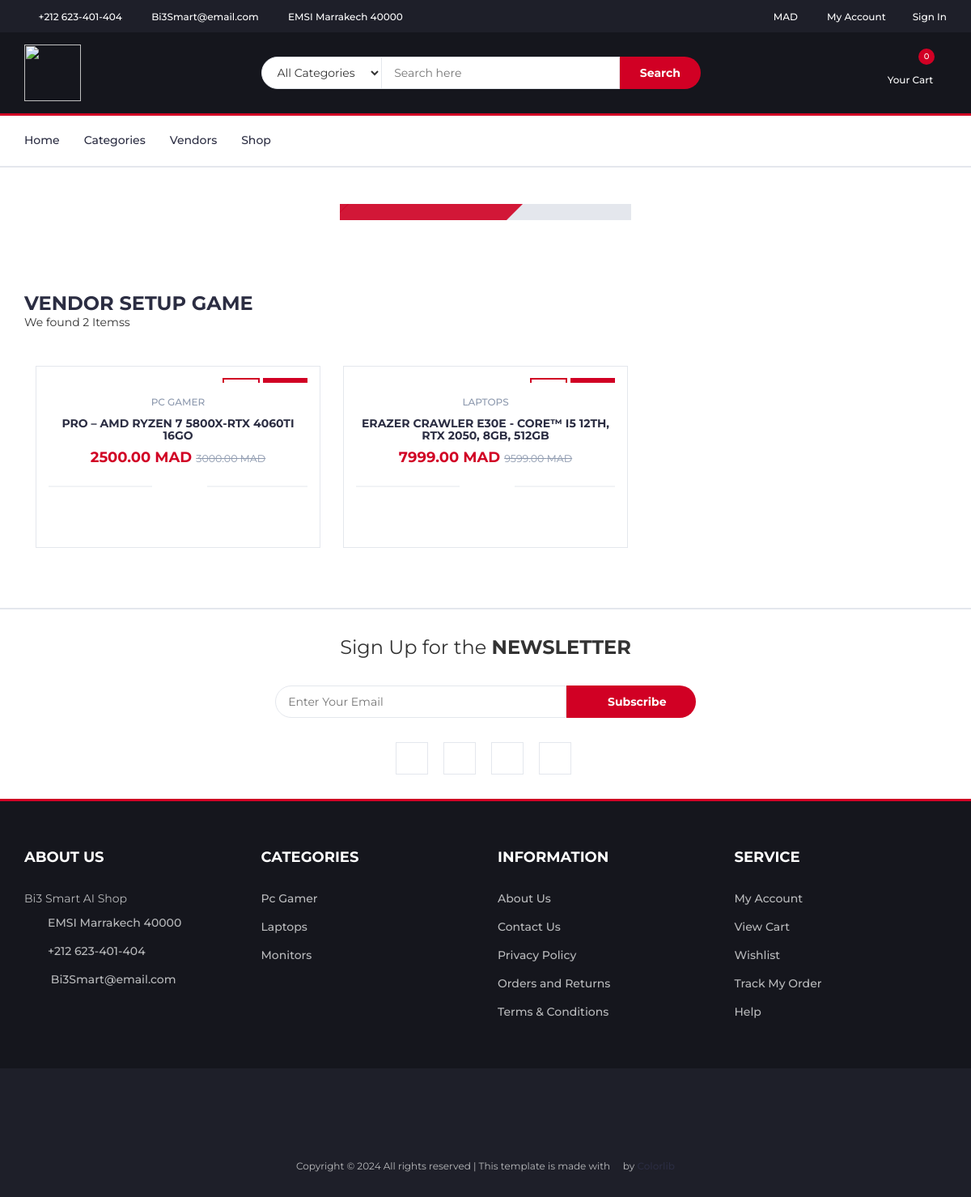
The page /vendor/venk7m1kga6c3/ on the database as committed earlier.
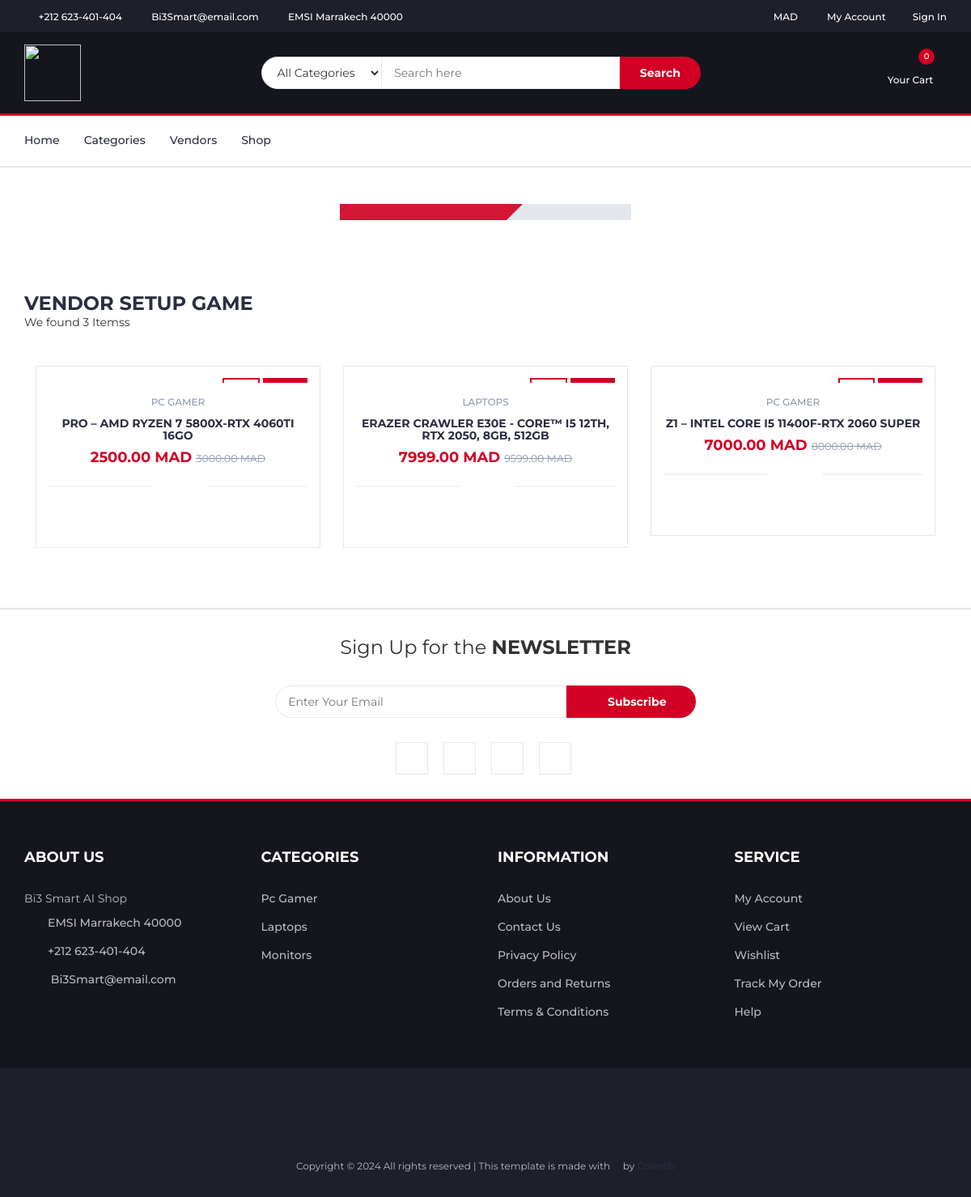
The same page on the database as committed later.
### core/models.py (models this page shows, shortened)
class Product(models.Model):
    p_id= ShortUUIDField(unique=True, length=10, max_length=20,alphabet="abcdefghijklmnop123456789")
    title = models.CharField(max_length=100, default="Title Product")
    image = models.ImageField(upload_to=user_directory_path , default="product.jpg")
    description = CKEditor5Field(null=True, blank=True , default="This is the product")
    price = models.DecimalField(max_digits=10,decimal_places=2,default="1.99")
    old_price = models.DecimalField(max_digits=10,decimal_places=2, default="2.99")
    specefications = CKEditor5Field(null=True, blank=True)
    type = models.CharField(max_length=100, default="Electronics",null=True, blank=True)
    stock_count = models.CharField(max_length=100, default="10",null=True, blank=True)
    tags = TaggableManager(blank=True)
    product_status = models.CharField(choices=STATUS, max_length=10, default="in_review")
    status = models.BooleanField(default=True)
    in_stock  = models.BooleanField(default=True)
    featured  = models.BooleanField(default=False)
    digital  = models.BooleanField(default=False)
    user = models.ForeignKey(User, on_delete=models.SET_NULL, null=True)
    category = models.ForeignKey(Category, on_delete=models.SET_NULL, null=True,related_name="category")
    vendor = models.ForeignKey(Vendor, on_delete=models.SET_NULL, null=True , related_name="vendor")
    sku = ShortUUIDField(unique=True, length=4, max_length=20,prefix="sku",alphabet="123456789")
    date = models.DateTimeField(auto_now_add=True)
    updated = models.DateTimeField(null=True , blank=True)
    class Meta:
        verbose_name_plural = "Products"
    def get_precentage(self):
        new_price = (( self.old_price - self.price) / self.old_price)*100
        return new_price

class Category(models.Model):
    C_id= ShortUUIDField(unique=True, length=10, max_length=20,prefix="cat",alphabet="abcdefghijklmnop123456789")
    title = models.CharField(max_length=100,default="Title Category")
    image = models.ImageField(upload_to="category", default="category.jpg")
    class Meta:
        verbose_name_plural = "Categories"

### core/views.py (the view)
# urls.py: path("vendor/<v_id>/" , vendor_detail_view , name="vendor-list"),
def vendor_detail_view(request,v_id):
    vendor = Vendor.objects.get(v_id=v_id)
    products = Product.objects.filter(vendor=vendor,product_status="published" )
    context = {
        "vendor":vendor,
        "products":products,
    }
    return render(request,"core/vendor-detail.html",context)

### core/context_processors.py (called while the page is built)
def default(request):
    categories = Category.objects.all()
    vendors = Vendor.objects.all()
    try:
        address = Address.objects.get(user=request.user)
    except:
        address =None
    return {
        'categories' : categories,
        'address':address,
        'vendors':vendors,
    }

### templates/core/vendor-detail.html (shortened to what this page needs)
{% extends 'partials/base.html'%}
{% load static %}
{% block content %}
    <div class="section">
        <div class="container">
            <div class="row">
                <div class="col-md-4 col-md-offset-4 col-xs-6">
                    <div class="shop">
                        <div class="shop-img">
                        </div>
                        <div class="shop-body">
                        </div>
                    </div>
                </div>
            </div>
        </div>
    </div>
  <div class="section">
    <div class="container">
      <div class="row">
        <div class="col-md-12">
          <div class="section-title">
            <h3 class="title">Vendor {{vendor.title}}</h3>
            <p class="product-price">
                We found {{products.count}} Items{{products.count|pluralize:"s"}}
            </p>
            </div>
          </div>
        </div>
        <div class="col-md-12">
          <div class="row">
            <div class="products-tabs">
              <div id="tab1" class="tab-pane active">
                <div class="products-slick" data-nav="#slick-nav-1">
                  {% for product in products %}
                    <div class="col-md-4 col-xs-6">
                        <div class="product">
                          <a href="{% url 'core:product_detail' product.p_id%}">
                          <div class="product-img">
                              <div class="product-label">
                              <span class="sale">{{product.get_precentage|floatformat:0}}%</span>
                              <span class="new">NEW</span>
                              </div>
                          </div>
                          <div class="product-body">
                              <p class="product-category">{{product.category.title}}</p>
                              <h3 class="product-name"><a href="{% url 'core:product_detail' product.p_id%}">{{product.title}}</a></h3>
                              <h4 class="product-price">{{product.price}} MAD <del class="product-old-price">{{product.old_price}} MAD</del></h4>
                              <div class="product-rating">
                              <i class="fa fa-star"></i>
                              <i class="fa fa-star"></i>
                              <i class="fa fa-star"></i>
                              <i class="fa fa-star"></i>
                              <i class="fa fa-star"></i>
                              </div>
                              <div class="product-btns">
                              <button class="add-to-wishlist"><i class="fa fa-heart-o"></i><span class="tooltipp">add to wishlist</span></button>
                              <button class="add-to-compare"><i class="fa fa-exchange"></i><span class="tooltipp">add to compare</span></button>
                              <button class="quick-view"><i class="fa fa-eye"></i><span class="tooltipp">quick view</span></button>
                              </div>
                          </div>
                          <div class="add-to-cart">
                              <button class="add-to-cart-btn"> add to cart</button>
                          </div>
                          </a>
                        </div>
                    </div>
                    {%endfor%}
                </div>
              </div>
            </div>
          </div>
        </div>
      </div>
    </div>
{% endblock content %}

### templates/partials/base.html (shortened to what the changed rows need)
{% load static %}
<!DOCTYPE html>
<html lang="en">
  <head>
    <link type="text/css" rel="stylesheet" href="{% static "assets/css/bootstrap.min.css" %}" />
    <link type="text/css" rel="stylesheet" href="{% static "assets/css/slick.css" %}" />
    <link type="text/css" rel="stylesheet" href="{% static "assets/css/slick-theme.css" %}" />
    <link type="text/css" rel="stylesheet" href="{% static "assets/css/nouislider.min.css" %}" />
    <link rel="stylesheet" href="{% static "assets/css/font-awesome.min.css" %}" />
    <link type="text/css" rel="stylesheet" href="{% static "assets/css/style.css" %}" />
  </head>
  <body>
{% block content %}
{% endblock content %}
<footer id="footer">
    <div class="section">
      <div class="container">
        <div class="row">
          <div class="col-md-3 col-xs-6">
            <div class="footer">
              <ul class="footer-links">
                {% for category in categories%}
                  <li><a data-toggle="tab" href="{% url 'core:category_product_list' category.C_id %}">{{category.title}}</a></li>
                {%endfor%}
              </ul>
            </div>
          </div>
        </div>
      </div>
    </div>
  </footer>
</body>
</html>

Rows that differ between the two databases and show on the page:
added Product: category "PC GAMER", title "Z1 – INTEL CORE I5 11400F-RTX 2060 SUPER", price "7000.00", old_price "8000.00"
Other text that changed with them:
{{ products.count }}: "2" → "3"
